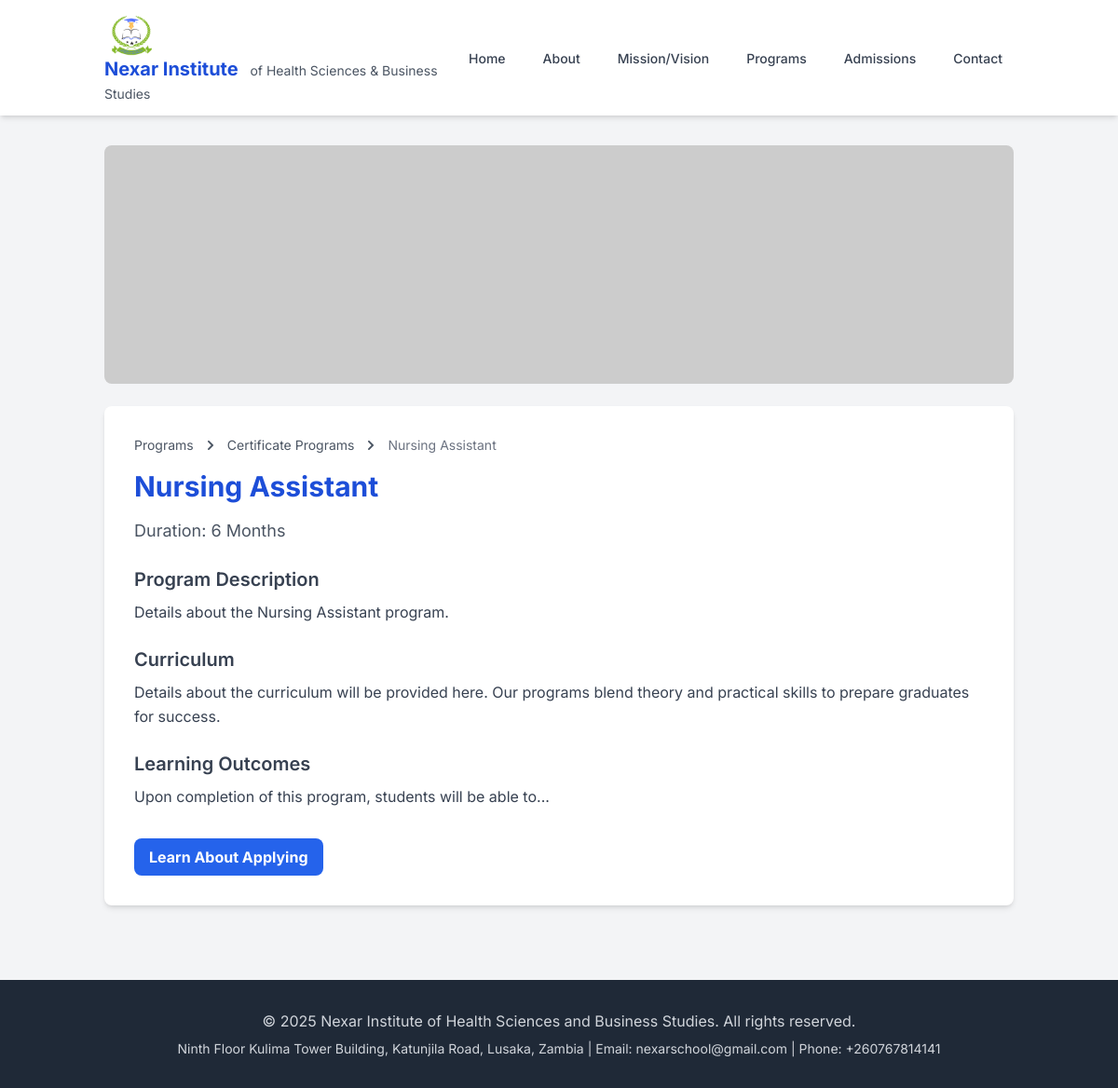
Screenshot of /programs/certificate-programs/nursing-assistant/ with the database file from the repository.
### programs/models.py (models this page shows, shortened)
class Program(models.Model):
    category = models.ForeignKey(ProgramCategory, on_delete=models.PROTECT, related_name='programs')
    title = models.CharField(max_length=200)
    slug = models.SlugField(max_length=210, unique=True, help_text="URL-friendly version of the title")
    description = models.TextField(blank=True, help_text="Detailed description of the program.")
    duration = models.CharField(max_length=100, help_text="e.g., 3 Years, 6 Months")
    is_active = models.BooleanField(default=True, help_text="Is this program currently offered?")
    created_at = models.DateTimeField(auto_now_add=True)
    updated_at = models.DateTimeField(auto_now=True)
    class Meta:
        ordering = ['category', 'title']

class ProgramCategory(models.Model):
    name = models.CharField(max_length=100, unique=True)
    slug = models.SlugField(max_length=110, unique=True, help_text="URL-friendly version of the name")
    class Meta:
        verbose_name_plural = "Program Categories"
        ordering = ['name']

### programs/views.py (the view)
# urls.py: path('<slug:category_slug>/<slug:program_slug>/', ProgramDetailView.as_view(), name='program_detail'),
class ProgramDetailView(DetailView):
    model = Program
    template_name = 'programs/program_detail.html'
    context_object_name = 'program'
    slug_url_kwarg = 'program_slug' # Matches the URL pattern parameter
    def get_queryset(self):
        return Program.objects.filter(is_active=True, category__slug=self.kwargs.get('category_slug'))
    def get_context_data(self, **kwargs):
        context = super().get_context_data(**kwargs)
        context['page_title'] = self.object.title
        return context

### cms/templatetags/cms_tags.py (called while the page is built)
@register.simple_tag
def get_image_url(identifier, default_static_path=None):
    try:
        content_obj = PageContent.objects.get(identifier=identifier, content_type='image')
        if content_obj.image_content:
            return content_obj.image_content.url
    except PageContent.DoesNotExist:
        pass
    except Exception:
        pass
    if default_static_path:
        from django.templatetags.static import static
        try:
            return static(default_static_path)
        except Exception:
             return ""
    return ""

### templates/programs/program_detail.html (shortened to what this page needs)
{% extends "base.html" %}
{% load cms_tags %}
{% load static %}
{% block content %}
<img src="{% get_image_url 'programs_banner' 'images/programs_banner.png' %}"
     alt="{{ program.title }} Program" class="w-full h-48 sm:h-64 object-cover rounded-lg mb-6"
     onerror="this.onerror=null; this.src='https://placehold.co/1200x300/cccccc/666666?text=Program+Banner+Not+Found';">
<div class="bg-white p-6 sm:p-8 rounded-lg shadow-md">
    <nav aria-label="breadcrumb" class="text-sm mb-4 text-gray-600"><ol class="list-none p-0 inline-flex flex-wrap"><li class="flex items-center"><a href="{% url 'programs:program_list' %}" class="hover:underline">Programs</a></li><li class="flex items-center"><a href="{% url 'programs:program_list_by_category' program.category.slug %}" class="hover:underline">{{ program.category.name }}</a></li><li class="flex items-center"><span class="text-gray-500">{{ program.title }}</span></li></ol></nav>
    <h1 class="text-2xl sm:text-3xl font-bold text-blue-700 mb-4">{{ program.title }}</h1>
    <p class="text-lg text-gray-600 mb-6">Duration: {{ program.duration }}</p>
    <div class="prose prose-sm sm:prose-base max-w-none text-gray-700 leading-relaxed">
        <h2 class="text-xl font-semibold mb-2">Program Description</h2>
        <p>{{ program.description|linebreaks }}</p>
        <h2 class="text-xl font-semibold mt-6 mb-2">Curriculum</h2>
        <p>Details about the curriculum will be provided here. Our programs blend theory and practical skills to prepare graduates for success.</p>
        <h2 class="text-xl font-semibold mt-6 mb-2">Learning Outcomes</h2>
        <p>Upon completion of this program, students will be able to...</p>
    </div>
    <div class="mt-8"><a href="{% url 'admissions:info' %}" class="bg-blue-600 hover:bg-blue-700 text-white font-bold py-2 px-4 rounded-lg transition duration-300 inline-block">Learn About Applying</a></div>
</div>
{% endblock %}

### templates/base.html (style rules this page uses)
body { font-family: 'Inter', sans-serif; }

### rows the page displays
Program: category.name "Certificate Programs", title "Nursing Assistant", duration "6 Months", description "Details about the Nursing Assistant program."
